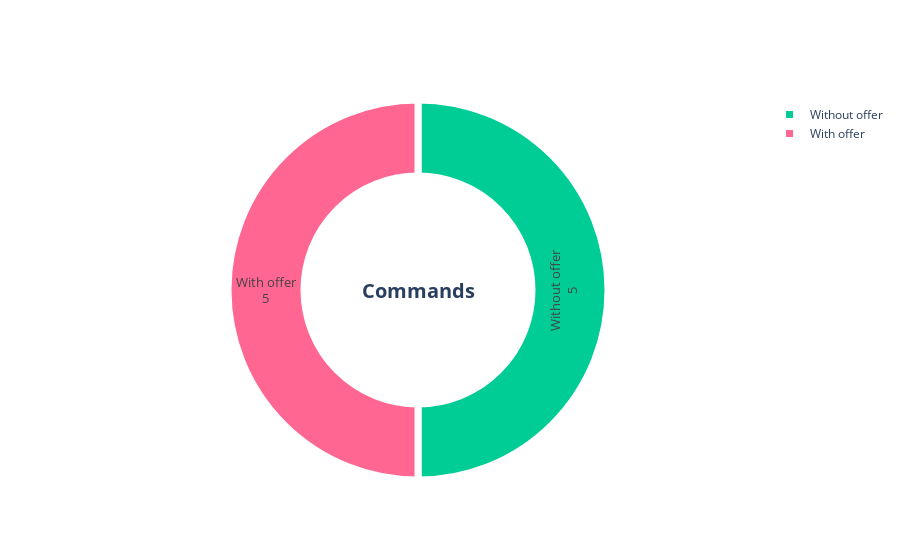

Notebook code cell kept with this figure:
### Markdown cell above
### 3.2 Distribution of offers by category <a class="anchor" id="section3_2"></a>

### Code cell
# Here you can define how you want to categorise the offers
# Category 0 exist by default
offers_categories_delimiters = [0, 50, 100, 200, 300, 400, 500, 700, 1000, 2000] # 6 categories: 0 (default), 0-50, 50-100, 100-500, 500-1000, 1000-∞ 

############## setting ################
offers_categories = dict()
last_category_delimiter = offers_categories_delimiters[0]
skip = True
for category_delimiter in offers_categories_delimiters:
    if skip:
        offers_categories[f'no_offer'] = dict(count=0, amount=0)
    else:
        offers_categories[f'amount_range_{last_category_delimiter}-{category_delimiter}'] = dict(count=0, amount=0)
    last_category_delimiter = category_delimiter
    skip = False
offers_categories[f'amount_range_{offers_categories_delimiters[-1]}-∞'] = dict(count=0, amount=0, )


for offer in all_offers:
    last_category_delimiter = offers_categories_delimiters[0]
    for index, category_delimiter in enumerate(offers_categories_delimiters): 
        if offer['value']==0:
            offers_categories[f'no_offer']['count'] += 1
            offers_categories[f'no_offer']['amount'] += offer['value']
            break
        elif(offer['value'] in range(last_category_delimiter, category_delimiter)):
            offers_categories[f'amount_range_{last_category_delimiter}-{category_delimiter}']['count'] += 1
            offers_categories[f'amount_range_{last_category_delimiter}-{category_delimiter}']['amount'] += offer['value']
            break
        elif(offer['value']>=offers_categories_delimiters[-1]):
            offers_categories[f'amount_range_{offers_categories_delimiters[-1]}-∞']['count'] += 1
            offers_categories[f'amount_range_{offers_categories_delimiters[-1]}-∞']['amount'] += offer['value']
            break

        last_category_delimiter = category_delimiter

offers_categories = pd.DataFrame(data={'category':list(offers_categories.keys()), 'count':[content['count'] for content in list(offers_categories.values())], 'amount':[content['amount'] for content in list(offers_categories.values())]})

donut_hole = 0.6

fig = go.Figure(data=[go.Pie(labels=["Without offer", "With offer"], 
                             values=[offers_categories['count'].values[0], offers_categories['count'].values[1:].sum()],
                             text=[0, offers_categories['amount'].sum()],
                             #color_discrete_sequence=px.colors.sequential.Teal,
                             hovertemplate="<b>Name:</b> %{label}<br><b>Number:</b> %{value}<br><b>Amount:</b> %{text}<extra></extra>",
                             hole = donut_hole)])

fig.update_traces(hoverinfo='label', textinfo='label+value', textfont_size=13, textposition="inside",
                  marker=dict(colors=[px.colors.qualitative.Plotly[2], px.colors.qualitative.Plotly[6]], 
                              line=dict(color='#FFFFFF', width=7,)))

fig.update_layout(
  height=800,
  title={'text': "",
          'x':0.5,
          'xanchor': 'center',
          'font_size': 20,
    },
  annotations= [
         {
            "font": {
               "size": 20
            },
            "showarrow": False,
            "text": "<b>Orders</b>",
            "x": 0.5,
            "y": 0.5
         },
  ]
)

fig.show()

### Figure 1 — Plotly figure (JSON) as saved in the notebook; plotly's stock layout.template omitted (floating-point values rounded to 4 significant figures)
{"data": [{"hole": 0.6, "hoverinfo": "label", "hovertemplate": "<b>Name:</b> %{label}<br><b>Number:</b> %{value}<br><b>Amount:</b> %{text}<extra></extra>", "labels": ["Without offer", "With offer"], "marker": {"colors": ["#00CC96", "#FF6692"], "line": {"color": "#FFFFFF", "width": 7}}, "text": [0, 1852], "textfont": {"size": 13}, "textinfo": "label+value", "textposition": "inside", "type": "pie", "values": [5, 5]}], "layout": {"annotations": [{"font": {"size": 20}, "showarrow": false, "text": "<b>Commands</b>", "x": 0.5, "y": 0.5}], "autosize": true, "title": {"font": {"size": 20}, "text": "", "x": 0.5, "xanchor": "center"}}}
